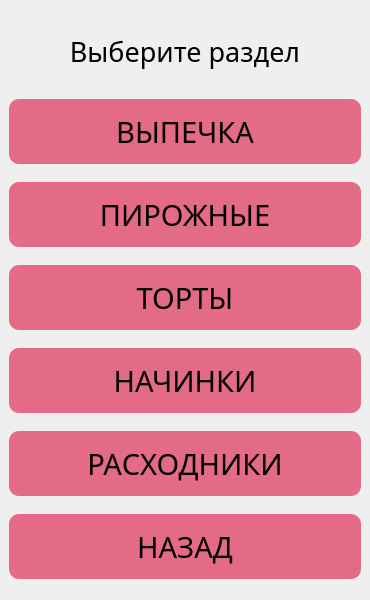
<?xml version="1.0" encoding="UTF-8"?>
<ui version="4.0">
 <class>WindowAutoOrders</class>
 <widget class="QMainWindow" name="WindowAutoOrders">
  <property name="geometry">
   <rect>
    <x>0</x>
    <y>0</y>
    <width>370</width>
    <height>600</height>
   </rect>
  </property>
  <property name="windowTitle">
   <string>Выберите раздел</string>
  </property>
  <widget class="QWidget" name="centralwidget">
   <property name="minimumSize">
    <size>
     <width>370</width>
     <height>600</height>
    </size>
   </property>
   <property name="maximumSize">
    <size>
     <width>370</width>
     <height>600</height>
    </size>
   </property>
   <layout class="QVBoxLayout" name="verticalLayout">
    <item>
     <widget class="QLabel" name="label_title">
      <property name="maximumSize">
       <size>
        <width>16777215</width>
        <height>60</height>
       </size>
      </property>
      <property name="font">
       <font>
        <family>Trebuchet MS</family>
        <pointsize>20</pointsize>
       </font>
      </property>
      <property name="layoutDirection">
       <enum>Qt::LeftToRight</enum>
      </property>
      <property name="text">
       <string>Выберите раздел</string>
      </property>
      <property name="scaledContents">
       <bool>true</bool>
      </property>
      <property name="alignment">
       <set>Qt::AlignCenter</set>
      </property>
      <property name="wordWrap">
       <bool>false</bool>
      </property>
      <property name="margin">
       <number>0</number>
      </property>
     </widget>
    </item>
    <item>
     <widget class="QPushButton" name="btn_bakery">
      <property name="enabled">
       <bool>true</bool>
      </property>
      <property name="minimumSize">
       <size>
        <width>0</width>
        <height>65</height>
       </size>
      </property>
      <property name="maximumSize">
       <size>
        <width>500</width>
        <height>65</height>
       </size>
      </property>
      <property name="baseSize">
       <size>
        <width>0</width>
        <height>0</height>
       </size>
      </property>
      <property name="font">
       <font>
        <family>Trebuchet MS</family>
        <pointsize>22</pointsize>
        <weight>50</weight>
        <bold>false</bold>
       </font>
      </property>
      <property name="styleSheet">
       <string notr="true">QPushButton {
background-color: rgb(228, 107, 134);
border: none;
border-radius: 10px}

QPushButton:hover {
border: 1px solid  rgb(0, 0, 0);
background-color: rgba(228, 107, 134, 0.9)
}

QPushButton:pressed {
border:3px solid  rgb(0, 0, 0);
background-color: rgba(228, 107, 134, 1)
}</string>
      </property>
      <property name="text">
       <string>ВЫПЕЧКА</string>
      </property>
      <property name="checkable">
       <bool>false</bool>
      </property>
     </widget>
    </item>
    <item>
     <widget class="QPushButton" name="btn_pie">
      <property name="enabled">
       <bool>true</bool>
      </property>
      <property name="minimumSize">
       <size>
        <width>0</width>
        <height>65</height>
       </size>
      </property>
      <property name="maximumSize">
       <size>
        <width>500</width>
        <height>65</height>
       </size>
      </property>
      <property name="baseSize">
       <size>
        <width>0</width>
        <height>0</height>
       </size>
      </property>
      <property name="font">
       <font>
        <family>Trebuchet MS</family>
        <pointsize>22</pointsize>
        <weight>50</weight>
        <bold>false</bold>
       </font>
      </property>
      <property name="styleSheet">
       <string notr="true">QPushButton {
background-color: rgb(228, 107, 134);
border: none;
border-radius: 10px}

QPushButton:hover {
border: 1px solid  rgb(0, 0, 0);
background-color: rgba(228, 107, 134, 0.9)
}

QPushButton:pressed {
border:3px solid  rgb(0, 0, 0);
background-color: rgba(228, 107, 134, 1)
}</string>
      </property>
      <property name="text">
       <string>ПИРОЖНЫЕ</string>
      </property>
      <property name="checkable">
       <bool>false</bool>
      </property>
     </widget>
    </item>
    <item>
     <widget class="QPushButton" name="btn_cake">
      <property name="enabled">
       <bool>true</bool>
      </property>
      <property name="minimumSize">
       <size>
        <width>0</width>
        <height>65</height>
       </size>
      </property>
      <property name="maximumSize">
       <size>
        <width>500</width>
        <height>65</height>
       </size>
      </property>
      <property name="baseSize">
       <size>
        <width>0</width>
        <height>0</height>
       </size>
      </property>
      <property name="font">
       <font>
        <family>Trebuchet MS</family>
        <pointsize>22</pointsize>
        <weight>50</weight>
        <bold>false</bold>
       </font>
      </property>
      <property name="styleSheet">
       <string notr="true">QPushButton {
background-color: rgb(228, 107, 134);
border: none;
border-radius: 10px}

QPushButton:hover {
border: 1px solid  rgb(0, 0, 0);
background-color: rgba(228, 107, 134, 0.9)
}

QPushButton:pressed {
border:3px solid  rgb(0, 0, 0);
background-color: rgba(228, 107, 134, 1)
}</string>
      </property>
      <property name="text">
       <string>ТОРТЫ</string>
      </property>
      <property name="checkable">
       <bool>false</bool>
      </property>
     </widget>
    </item>
    <item>
     <widget class="QPushButton" name="btn_nachinki">
      <property name="enabled">
       <bool>true</bool>
      </property>
      <property name="minimumSize">
       <size>
        <width>0</width>
        <height>65</height>
       </size>
      </property>
      <property name="maximumSize">
       <size>
        <width>500</width>
        <height>65</height>
       </size>
      </property>
      <property name="baseSize">
       <size>
        <width>0</width>
        <height>0</height>
       </size>
      </property>
      <property name="font">
       <font>
        <family>Trebuchet MS</family>
        <pointsize>22</pointsize>
        <weight>50</weight>
        <bold>false</bold>
       </font>
      </property>
      <property name="styleSheet">
       <string notr="true">QPushButton {
background-color: rgb(228, 107, 134);
border: none;
border-radius: 10px}

QPushButton:hover {
border: 1px solid  rgb(0, 0, 0);
background-color: rgba(228, 107, 134, 0.9)
}

QPushButton:pressed {
border:3px solid  rgb(0, 0, 0);
background-color: rgba(228, 107, 134, 1)
}</string>
      </property>
      <property name="text">
       <string>НАЧИНКИ</string>
      </property>
      <property name="checkable">
       <bool>false</bool>
      </property>
     </widget>
    </item>
    <item>
     <widget class="QPushButton" name="btn_rashodniki">
      <property name="enabled">
       <bool>true</bool>
      </property>
      <property name="minimumSize">
       <size>
        <width>0</width>
        <height>65</height>
       </size>
      </property>
      <property name="maximumSize">
       <size>
        <width>500</width>
        <height>65</height>
       </size>
      </property>
      <property name="baseSize">
       <size>
        <width>0</width>
        <height>0</height>
       </size>
      </property>
      <property name="font">
       <font>
        <family>Trebuchet MS</family>
        <pointsize>22</pointsize>
        <weight>50</weight>
        <bold>false</bold>
       </font>
      </property>
      <property name="styleSheet">
       <string notr="true">QPushButton {
background-color: rgb(228, 107, 134);
border: none;
border-radius: 10px}

QPushButton:hover {
border: 1px solid  rgb(0, 0, 0);
background-color: rgba(228, 107, 134, 0.9)
}

QPushButton:pressed {
border:3px solid  rgb(0, 0, 0);
background-color: rgba(228, 107, 134, 1)
}</string>
      </property>
      <property name="text">
       <string>РАСХОДНИКИ</string>
      </property>
      <property name="checkable">
       <bool>false</bool>
      </property>
     </widget>
    </item>
    <item>
     <widget class="QPushButton" name="btn_back">
      <property name="enabled">
       <bool>true</bool>
      </property>
      <property name="minimumSize">
       <size>
        <width>0</width>
        <height>65</height>
       </size>
      </property>
      <property name="maximumSize">
       <size>
        <width>500</width>
        <height>65</height>
       </size>
      </property>
      <property name="baseSize">
       <size>
        <width>0</width>
        <height>0</height>
       </size>
      </property>
      <property name="font">
       <font>
        <family>Trebuchet MS</family>
        <pointsize>22</pointsize>
        <weight>50</weight>
        <bold>false</bold>
       </font>
      </property>
      <property name="styleSheet">
       <string notr="true">QPushButton {
background-color: rgb(228, 107, 134);
border: none;
border-radius: 10px}

QPushButton:hover {
border: 1px solid  rgb(0, 0, 0);
background-color: rgba(228, 107, 134, 0.9)
}

QPushButton:pressed {
border:3px solid  rgb(0, 0, 0);
background-color: rgba(228, 107, 134, 1)
}</string>
      </property>
      <property name="text">
       <string>НАЗАД</string>
      </property>
      <property name="checkable">
       <bool>false</bool>
      </property>
     </widget>
    </item>
   </layout>
  </widget>
 </widget>
 <resources/>
 <connections/>
</ui>
